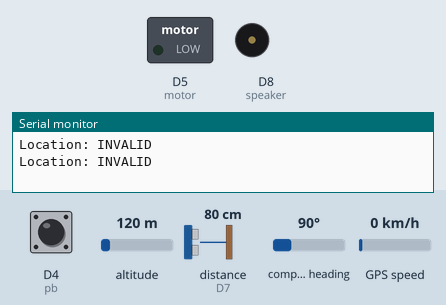
Simulated run of this sketch. Board: ESP8266 (NodeMCU). Parts: switched loads named in the sketch (green lamp = pin HIGH), buzzer (waves = sounding, pin HIGH), the last lines printed to the serial monitor. Inputs (shaded band) come from the test bench; at power-on: distance to the obstacle (sensor on D7) 80 cm, D4 (pb) HIGH, altitude 120 m, compass heading 90°, GPS speed 0 km/h. The echo pulse lasts 58.3 µs per cm; WiFi joins after 1.5 s; servers stay silent unless stated; the local clock reads 2024-03-15 10:24:30 at power-on unless the sketch sets it; random numbers use the default seed unless the sketch sets one; the GPS gets a fix after 3 s at 37.7749, -122.4194 with 8 satellites; pins used as bus, display or sensor lines are not drawn.

Above: at 3.0 s.
3.1 s: distance to the obstacle (sensor on D7) set to 21 cm
7.3 s: distance to the obstacle (sensor on D7) set to 17 cm
At 8.77 s:
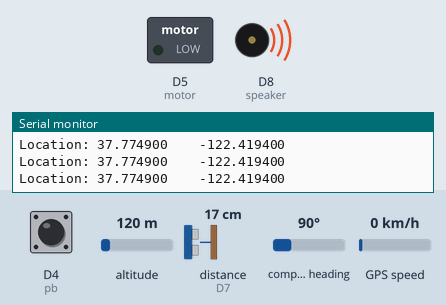
10.8 s: distance to the obstacle (sensor on D7) set to 35 cm
Timing chart, 0 to 13.8 s (numbered marks = the images above; inputs shaded):
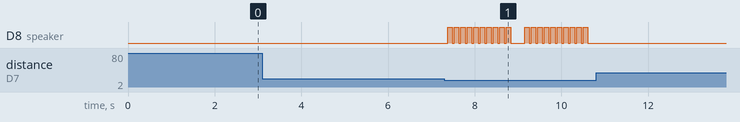

The sketch:

Third_eye_for_the_blind.ino
```cpp
#define BLYNK_PRINT Serial
#define BLYNK_MAX_SENDBYTES 256
#include <SoftwareSerial.h>                            //to connect gsm
#include <ESP8266WiFi.h>
#include <BlynkSimpleEsp8266.h>
#include <TinyGPSPlus.h>                           //gps library neo 6m
#include <HCSR04.h>                               //ultrsonic sensor library
//#include<SimpleTimer.h>

SoftwareSerial Gsm(D2, D3); // RX, TX
HCSR04 hc(D6, D7);           //set d6 as trig d7 echo

TinyGPSPlus gps;
BlynkTimer timer;
WidgetMap myMap(V1);
char auth[] = "NVuWZgkRvsujIZMdDmPTO1kSPr9BYEy9";     //

char ssid[] = "redme ns";
char pass[] = "sushmacu14";
#define motor D5
#define pb D4
#define speaker D8
int distance = 0;
float latitude;
float longitude;
void myTimerEvent()
{
  while (Serial.available() > 0)          //gps is connected to inbuild serial port
    if (gps.encode(Serial.read()))
      displayInfo();

  if (millis() > 5000 && gps.charsProcessed() < 10)
  {
    Serial.println(F("No GPS detected: check wiring."));
    while (true);
  }
  int index = 1;
  myMap.location(index, latitude, longitude, "value");
  /*if (digitalRead(pb) == LOW)
  {
    Serial.println("sending email");
    BLYNK_LOG("Button is pressed.");
    Blynk.email("sushmacu2001@gmail.com", "Subject:3rd Eye for blind", "Hey, iam in trouble. Check blynk for my current location");
    delay(1000);
    Serial.println("done");
  }
*/
}

void displayInfo()
{
  Serial.print(F("Location: "));
  delay(100);
  if (gps.location.isValid())
  {
    latitude = (gps.location.lat(), 6);
    Serial.print(gps.location.lat(), 6);
    Serial.print("    ");

    longitude = (gps.location.lng(), 6);
    Serial.println(gps.location.lng(), 6);

  }
  else
  {
    Serial.println(F("INVALID"));
  }
}

void setup() {
  // put your setup code here, to run once:
  Serial.begin(9600);
  Gsm.begin(9600);
  Blynk.begin(auth, ssid, pass);
  timer.setInterval(1000L, myTimerEvent);
  pinMode(motor, OUTPUT);
  pinMode(pb, INPUT_PULLUP);
  pinMode(speaker, OUTPUT);

}

void loop() {
  // put your main code here, to run repeatedly:
  Blynk.run();
  timer.run();
  obstacle();
  if (digitalRead(pb) == LOW)
  {
    SendMessage();
  }

}

void obstacle()
{
  distance = hc.dist();
  delay(60);
  int  mapped_distance = (distance , 255, 0);
  analogWrite(mapped_distance, D5);

  if (distance < 20)
  {
    int randomnumber;
    srand(time(NULL));
    randomnumber = rand() % 10;
    if (randomnumber <= 5)
    {
      for (int i = 0; i < 10; i++)
      {
        digitalWrite(speaker, HIGH);
        delay(100);
        digitalWrite(speaker, LOW);
        delay(50);
      }

    }
    else
    {
      for (int i = 0; i < 10; i++)
      {
        digitalWrite(speaker, HIGH);
        delay(50);
        digitalWrite(speaker, LOW);
        delay(50);
      }

    }
  }
  else
  {
    digitalWrite(motor, LOW);
    digitalWrite(speaker, LOW);
  }
}


void SendMessage()
{
  Serial.println("sending message");
  Blynk.email("sushmacu2001@gmail.com", "3rd Eye for blind", "Hey, iam in trouble.please check  my current location");
  delay(1000);
  Gsm.print("AT+CMGF=1\r");
  delay(400);
  Gsm.print("AT+CMGS=\"+917337822753\"\r"); // Replace x with mobile number

//Gsm.print("+919895351385");               //change phone number here
  //Gsm.println("\"");
  delay(300);
  Gsm.print("Hey, iam in trouble. find me in this location:  ");
  Gsm.print("http://maps.google.com/maps?q=");
  Gsm.print(gps.location.lat(), 6);
  Gsm.print(",");
  Gsm.println(gps.location.lng(), 6);
  delay(200);
  Gsm.println((char)26); // End AT command with a ^Z, ASCII code 26
  delay(1000);
  Gsm.println();
  delay(200);
  Serial.print("send");
  //Gsm.println("ATD+917337822753;");
}
```

Measured:
- the behaviour switches between 20 and 19 cm on distance to the obstacle (sensor on D7) (found by bisection; images 0 and 1)
- after the input at 7.3 s, D8 (speaker): goes 9 × (HIGH 0.10 s, LOW 0.05 s), HIGH 0.10 s, LOW 0.33 s, 9 × (HIGH 0.10 s, LOW 0.05 s), HIGH 0.10 s, then LOW, starting after 0.08 s
